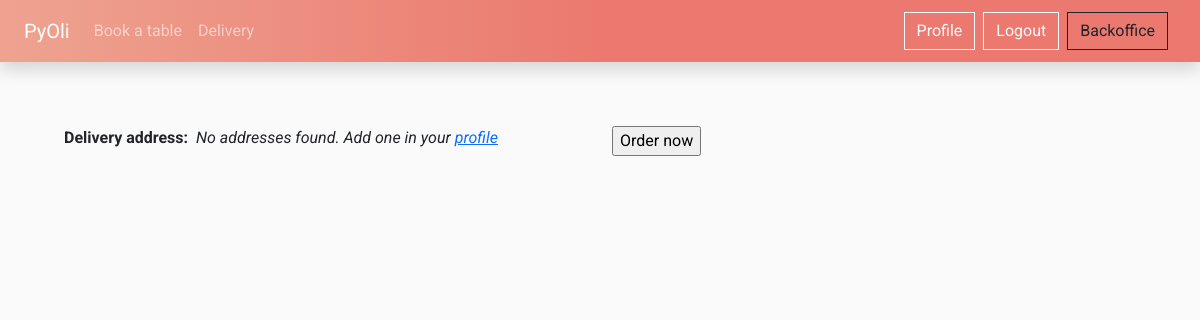
The app's page /delivery/ (signed in), older data.
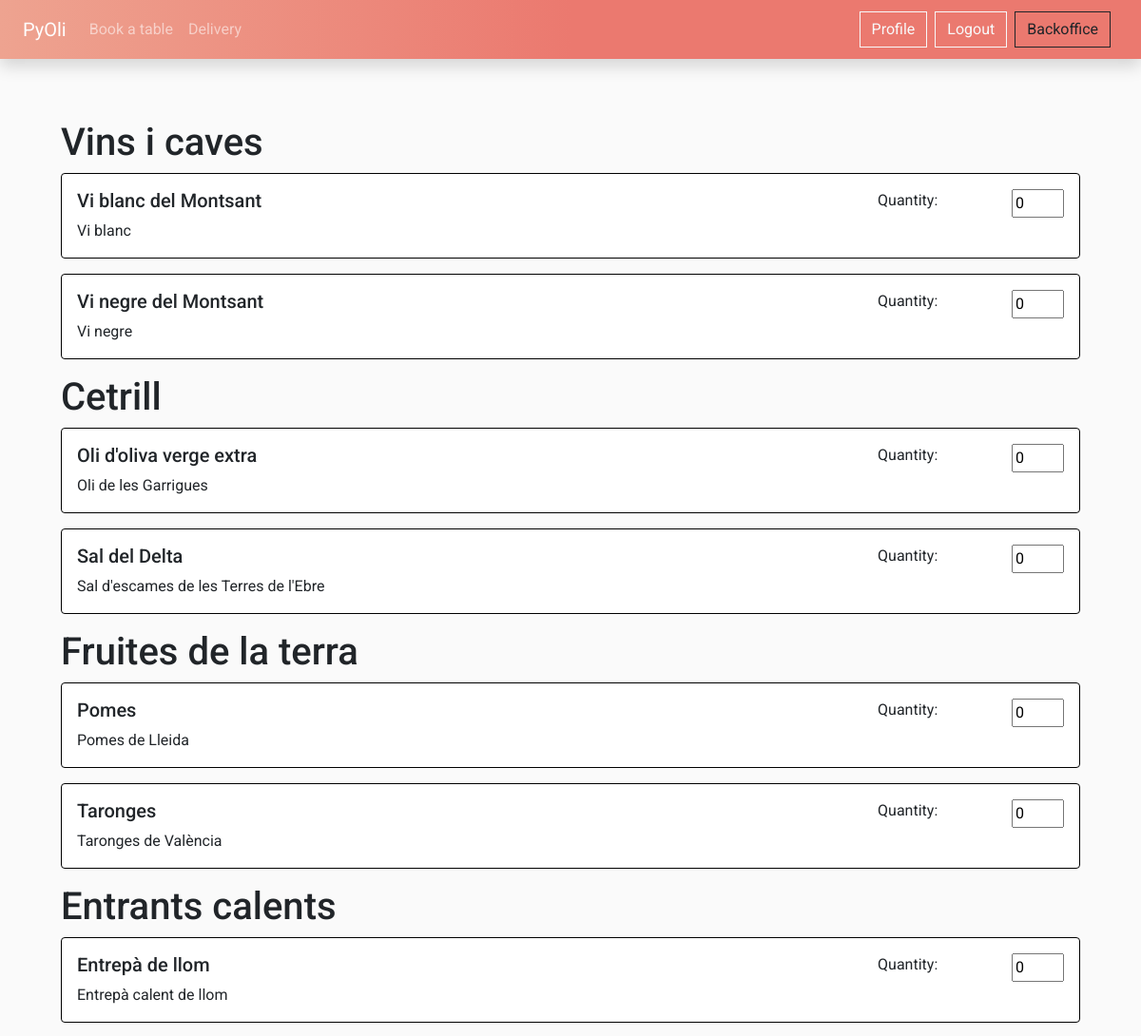
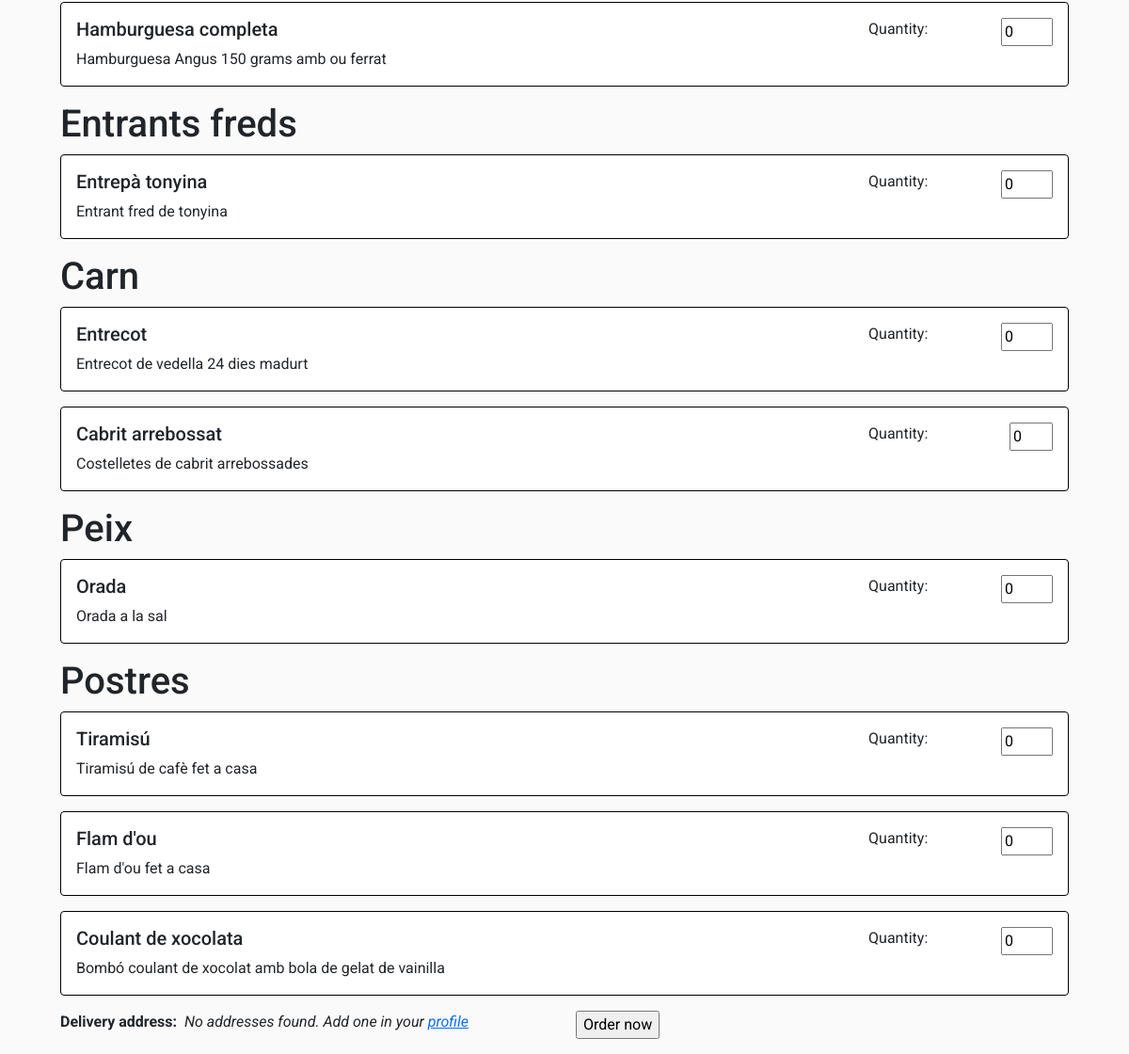
The same page, newer data (2 pictures, top to bottom).
### booking_manager/models.py (models this page shows, shortened)
class Category(models.Model):
    name = models.CharField(max_length=50)
    def __str__(self):
        return self.name
    class Meta:
        verbose_name_plural = 'Categories'

class Product(models.Model):
    product_category = models.ForeignKey(Category, on_delete=models.CASCADE)
    name = models.CharField(max_length=50, unique=True)
    description = models.TextField()
    price = models.DecimalField(decimal_places=2, max_digits=8)
    stock = models.IntegerField()
    modifiable = models.BooleanField()
    class Meta:
        ordering = ["product_category"]

### booking_manager/views.py (the view, shortened to what this page needs)
# urls.py: path('delivery/', DeliveryView.as_view(), name="delivery"),
class DeliveryView(LoginRequiredMixin, TemplateView):
    template_name = "delivery.html"
    def get_context_data(self, **kwargs):
        context = {"products": Product.objects.all(),
                   "addresses": Address.objects.filter(user_id=self.request.user)}
        return context

### booking_manager/templates/delivery.html (shortened to what this page needs)
{% extends "base.html" %}
{% block content %}
    <div class="row p-3">
        <form method="POST">
            {% regroup products by product_category as products_by_category %}
            {% for product_group in products_by_category %}
                <h1>{{ product_group.grouper }}</h1>
                {% for product in product_group.list %}
                    <div class="pb-3">
                        <div class="card col" style="border: 1px solid black">
                            <div class="card-body">
                                <div class="row">
                                    <div class="col-9">
                                        <h5 class="card-title">{{ product.name }}</h5>
                                        <p class="card-text">{{ product.description|truncatechars:80 }}</p>
                                    </div>
                                    <div class="col text-end">
                                        <div class="row">
                                            <div class="col">
                                                <label for="{{ product.id }}"><a>Quantity: </a></label>
                                            </div>
                                            <div class="col">
                                                <input type="number" id="{{ product.id }}"
                                                       name="{{ product.id }}" value="0" min="0"
                                                       max="{{ product.stock }}">
                                            </div>
                                        </div>
                                    </div>
                                </div>
                            </div>
                        </div>
                    </div>
                {% endfor %}
            {% endfor %}
            <div class="row">
                <div class="col">
                    <label for="address"><b>Delivery address:&nbsp;</b></label>
                    {% if addresses %}
                        <select name="address" id="address">
                            {% for address in addresses %}
                                <option value="{{ address.id }}"> {{ address.address_field |truncatechars:50 }}</option>
                            {% endfor %}
                        </select>
                    {% else %}
                        <i>No addresses found. Add one in your <a href="{% url 'profile' %}">profile</a></i>
                    {% endif %}
                </div>
                <div class="col">
                    <input class="button" type="submit" value="Order now">
                </div>
            </div>
        </form>
    </div>
{% endblock %}

### booking_manager/templates/base.html (shortened to what this page needs)
<!DOCTYPE html>
<html lang="en">
<head>
    <link rel="stylesheet" href="https://cdnjs.cloudflare.com/ajax/libs/font-awesome/5.15.3/css/all.min.css"
/>
    <link href="https://cdn.jsdelivr.net/npm/bootstrap@5.0.0-beta3/dist/css/bootstrap.min.css" rel="stylesheet"
>
</head>
<body>
<nav class="navbar navbar-expand-lg navbar-dark container-xxl shadow"
     style="background: linear-gradient(to right,  #EEA390, #EB796F, #EB796F);">
    <div class="container-fluid">
        <a class="navbar-brand" href="{% url 'home' %}">PyOli</a>
        <div class="collapse navbar-collapse" id="navbarContent">
            <ul class="navbar-nav me-auto mb-2 mb-lg-0">
                <li class="nav-item">
                    <a class="nav-link" href="{% url 'book' %}">Book a table</a>
                </li>
                <li class="nav-item">
                    <a class="nav-link" href="{% url 'delivery' %}">Delivery</a>
                </li>
            </ul>
            <ul class="navbar-nav">
                {% if request.user.is_authenticated %}
                    <li class="nav-item pe-2 py-1">
                        <a role="button" class="btn btn-outline-light" href="{% url 'profile' %}">Profile</a>
                    </li>
                    <li class="nav-item pe-2 py-1">
                        <a role="button" class="btn btn-outline-light" href="{% url 'logout' %}">Logout</a>
                    </li>
                    {% if request.user.is_staff %}
                        <li class="nav-item pe-2 py-1">
                            <a role="button" class="btn btn-outline-dark" href="{% url 'backoffice' %}">Backoffice</a>
                        </li>
                    {% endif %}
                {% endif %}
            </ul>
        </div>
    </div>
</nav>
<div class="container-xxl gx-5 pt-5">
    {% block content %}
    {% endblock %}
</div>
</body>
</html>

### booking_manager/templates/base.html (style rules this page uses)
body { background-color: #FAFAFA !important; font-family: 'Roboto', sans-serif !important; }
.btn { border-radius: 0 !important; }

Row changes from the older to the newer data that the page shows:
added Category: grouper "Vins i caves"
added Product: name "Vi blanc del Montsant", description "Vi blanc", shown under "Vins i caves"
added Product: name "Vi negre del Montsant", description "Vi negre", shown under "Vins i caves"
added Category: grouper "Cetrill"
added Product: name "Oli d'oliva verge extra", description "Oli de les Garrigues", shown under "Cetrill"
added Product: name "Sal del Delta", description "Sal d'escames de les Terres de l'Ebre", shown under "Cetrill"
added Category: grouper "Fruites de la terra"
added Product: name "Pomes", description "Pomes de Lleida", shown under "Fruites de la terra"
added Product: name "Taronges", description "Taronges de València", shown under "Fruites de la terra"
added Category: grouper "Entrants calents"
added Product: name "Entrepà de llom", description "Entrepà calent de llom", shown under "Entrants calents"
added Product: name "Hamburguesa completa", description "Hamburguesa Angus 150 grams amb ou ferrat", shown under "Entrants calents"
added Category: grouper "Entrants freds"
added Product: name "Entrepà tonyina", description "Entrant fred de tonyina", shown under "Entrants freds"
added Category: grouper "Carn"
added Product: name "Entrecot", description "Entrecot de vedella 24 dies madurt", shown under "Carn"
added Product: name "Cabrit arrebossat", description "Costelletes de cabrit arrebossades", shown under "Carn"
added Category: grouper "Peix"
added Product: name "Orada", description "Orada a la sal", shown under "Peix"
added Category: grouper "Postres"
added Product: name "Tiramisú", description "Tiramisú de cafè fet a casa", shown under "Postres"
added Product: name "Flam d'ou", description "Flam d'ou fet a casa", shown under "Postres"
added Product: name "Coulant de xocolata", description "Bombó coulant de xocolat amb bola de gelat de vainilla", shown under "Postres"
